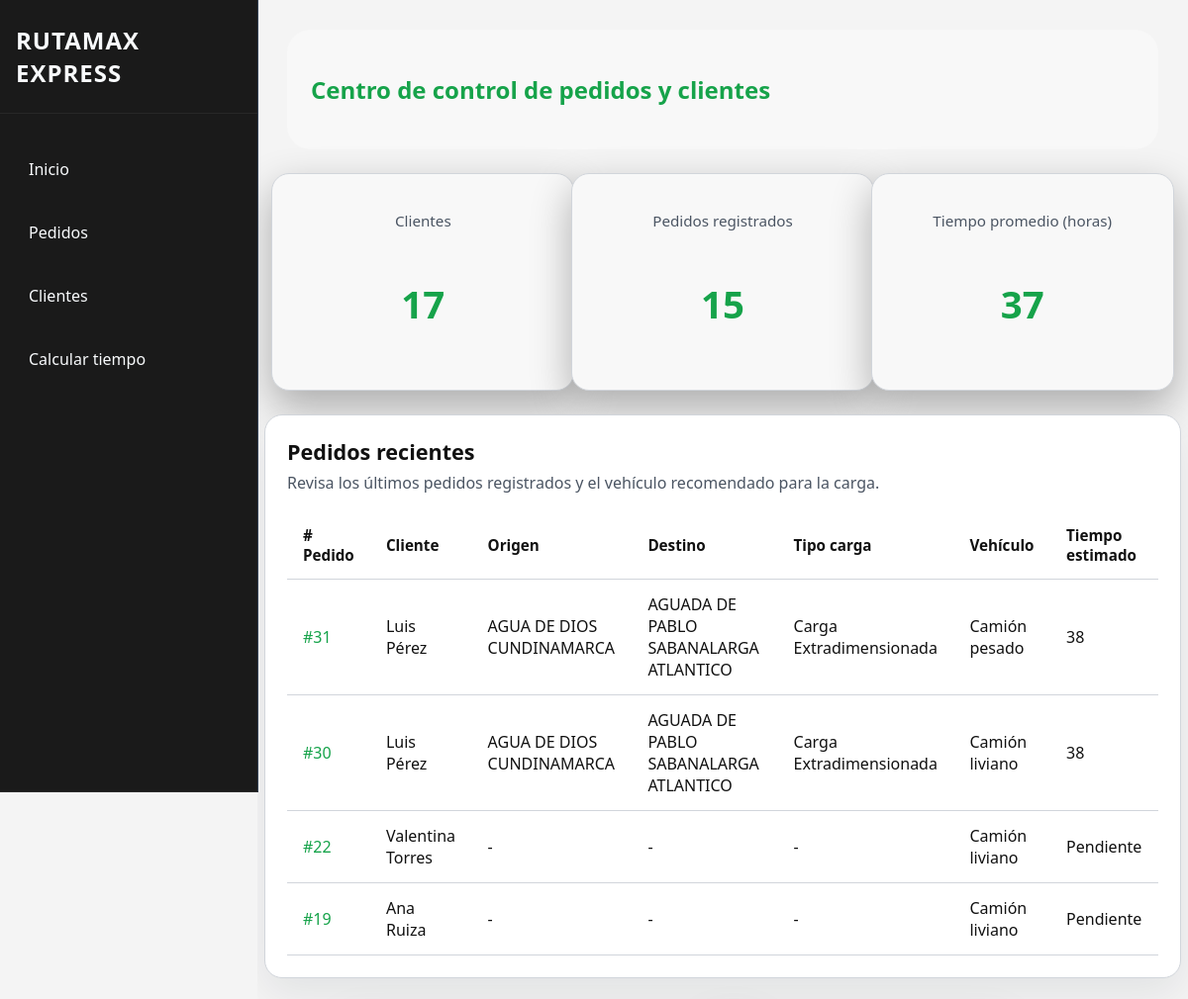
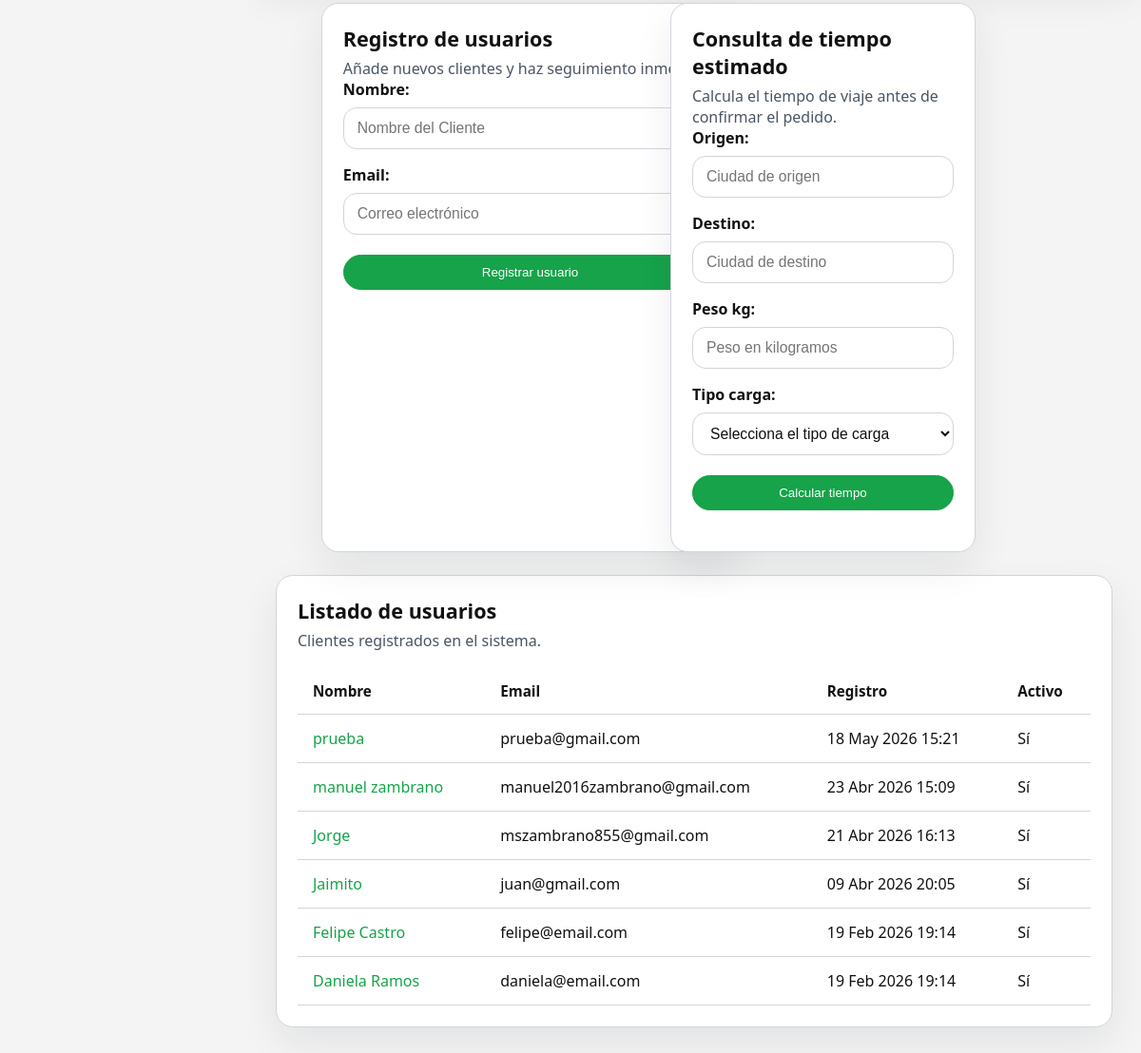
The page / on the database its author committed (2 pictures, top to bottom).
### tienda/models.py (models this page shows, shortened)
class Pedido(models.Model):
    ESTADOS = [
        ("CREADO", "Creado"),
        ("PAGADO", "Pagado"),
        ("ENVIADO", "Enviado"),
        ("CERRADO", "Cerrado"),
    ]
    cliente = models.ForeignKey(Cliente, on_delete=models.CASCADE, related_name="pedidos")
    fecha = models.DateTimeField(auto_now_add=True)
    estado = models.CharField(max_length=7, choices=ESTADOS, default="CREADO")
    origen = models.CharField(max_length=200, blank=True, default="", verbose_name="Ciudad de origen")
    destino = models.CharField(max_length=200, blank=True, default="", verbose_name="Ciudad de destino")
    tipo_carga = models.CharField(max_length=100, blank=True, default="", verbose_name="Tipo de carga")
    peso_kg = models.DecimalField(max_digits=8, decimal_places=2, default=0, verbose_name="Peso (kg)")
    tiempo_estimado = models.DecimalField(max_digits=6, decimal_places=2, blank=True, null=True, verbose_name="Tiempo estimado (horas)")
    @property
    def vehiculo_asignado(self):
        peso = float(self.peso_kg or 0)
        if self.tipo_carga and "peligrosa" in self.tipo_carga.lower():
            return "Tráiler especializado"
        if peso <= 500:
            return "Camión liviano"
        if peso <= 2000:
            return "Camión mediano"
        return "Camión pesado"

class Cliente(models.Model):
    nombre = models.CharField(max_length=100)
    email = models.EmailField(unique=True)
    fecha_regitro = models.DateTimeField(auto_now_add=True)
    activo = models.BooleanField(default=True)

### tienda/views.py (the view, shortened to what this page needs)
# urls.py: 2. Add a URL to urlpatterns:  path('', views.home, name='home')
def home(request):
    opciones = obtener_opciones()
    clientes = Cliente.objects.order_by("-fecha_regitro")[:6]
    pedidos = Pedido.objects.select_related("cliente").exclude(estado="CREADO").order_by("-fecha")[:10]
    total_clientes = Cliente.objects.count()
    total_pedidos = Pedido.objects.count()
    promedio_tiempo = Pedido.objects.exclude(tiempo_estimado__isnull=True).aggregate(
        promedio=Avg('tiempo_estimado')
    )["promedio"]
    cliente_form = ClienteForm()
    viaje_form = ViajeForm(opciones=opciones)
    tiempo_estimado = None
    registro_cliente_exitoso = False
    return render(request, "tienda/home.html", {
        "clientes": clientes,
        "pedidos": pedidos,
        "total_clientes": total_clientes,
        "total_pedidos": total_pedidos,
        "promedio_tiempo": promedio_tiempo,
        "cliente_form": cliente_form,
        "viaje_form": viaje_form,
        "tiempo_estimado": tiempo_estimado,
        "registro_cliente_exitoso": registro_cliente_exitoso,
        "opciones": opciones,
    })

### tienda/forms.py
class ClienteForm(forms.ModelForm):
    class Meta:
        model = Cliente
        fields = ["nombre", "email"]
        widgets = {
            "nombre": forms.TextInput(attrs={
                "placeholder": "Nombre del Cliente"
            }),
            "email": forms.EmailInput(attrs={
                "placeholder": "Correo electrónico"
            }),
        }

### core/ia/tiempo_viaje/predictor.py (called while the page is built, shortened)
def cargar_recursos():
    global modelo, label_encoders, dataset
    if modelo is None:
        if os.path.exists(MODELO_JSON_PATH):
            modelo = cargar_recurso(MODELO_JSON_PATH, default=None)
        elif os.path.exists(MODELO_PATH):
            modelo = cargar_recurso(MODELO_PATH, default=None)
    if label_encoders is None:
        if os.path.exists(ENCODERS_JSON_PATH):
            label_encoders = cargar_recurso(ENCODERS_JSON_PATH, default={})
        elif os.path.exists(ENCODERS_PATH):
            label_encoders = cargar_recurso(ENCODERS_PATH, default={})
    if dataset is None:
        try:
            dataset = pd.read_csv(DATASET_PATH)
        except Exception as exc:
            print(f"Advertencia: no se pudo cargar '{DATASET_PATH}': {exc}")
            dataset = pd.DataFrame()

def obtener_opciones():
    cargar_recursos()
    opciones = {
        "tipos_carga": [],
        "origenes": [],
        "destinos": []
    }
    if opciones["tipos_carga"] == [] and not dataset.empty:
        opciones["tipos_carga"] = sorted(dataset["NATURALEZA"].dropna().unique()) if "NATURALEZA" in dataset.columns else []
    if opciones["origenes"] == [] and not dataset.empty:
        opciones["origenes"] = sorted(dataset["CARGUE"].dropna().unique()) if "CARGUE" in dataset.columns else []
    if opciones["destinos"] == [] and not dataset.empty:
        opciones["destinos"] = sorted(dataset["DESCARGUE"].dropna().unique()) if "DESCARGUE" in dataset.columns else []
    return opciones

### tienda/templates/tienda/home.html (shortened to what this page needs)
{% extends "tienda/base.html" %}
{% block content %}
<section class="dashboard-header">
    <div>
        <h1>Centro de control de pedidos y clientes</h1>
    </div>
</section>
<section class="stats-grid">
    <article class="stat-card">
        <p class="stat-title">Clientes</p>
        <p class="stat-value">{{ total_clientes|floatformat:0 }}</p>
    </article>
    <article class="stat-card">
        <p class="stat-title">Pedidos registrados</p>
        <p class="stat-value">{{ total_pedidos|floatformat:0 }}</p>
    </article>
    <article class="stat-card">
        <p class="stat-title">Tiempo promedio (horas)</p>
        <p class="stat-value">{{ promedio_tiempo|floatformat:0|default:'N/A' }}</p>
    </article>
</section>
<section class="dashboard-grid dashboard-main">
    <div class="card card-panel">
        <div class="card-header">
            <h2>Pedidos recientes</h2>
            <p>Revisa los últimos pedidos registrados y el vehículo recomendado para la carga.</p>
        </div>
        <div class="table-wrapper">
            <table class="table-dashboard">
                <thead>
                    <tr>
                        <th># Pedido</th>
                        <th>Cliente</th>
                        <th>Origen</th>
                        <th>Destino</th>
                        <th>Tipo carga</th>
                        <th>Vehículo</th>
                        <th>Tiempo estimado</th>
                    </tr>
                </thead>
                <tbody>
                    {% for pedido in pedidos %}
                    <tr>
                        <td><a href="{% url 'tienda:detalle_pedido' pedido.pk %}">#{{ pedido.pk }}</a></td>
                        <td>{{ pedido.cliente.nombre }}</td>
                        <td>{{ pedido.origen|default:'-' }}</td>
                        <td>{{ pedido.destino|default:'-' }}</td>
                        <td>{{ pedido.tipo_carga|default:'-' }}</td>
                        <td>{{ pedido.vehiculo_asignado }}</td>
                        <td>{{ pedido.tiempo_estimado|floatformat:0|default:'Pendiente' }}</td>
                    </tr>
                    {% empty %}
                    <tr>
                        <td colspan="7">No hay pedidos recientes.</td>
                    </tr>
                    {% endfor %}
                </tbody>
            </table>
        </div>
    </div>
</section>
<section class="dashboard-grid">
    <div class="card card-panel card-register">
        <div class="card-header">
            <h2>Registro de usuarios</h2>
            <p>Añade nuevos clientes y haz seguimiento inmediato.</p>
        </div>
        <form method="post" class="form-grid">
            <div class="form-row">{{ cliente_form.nombre.label_tag }}{{ cliente_form.nombre }}</div>
            <div class="form-row">{{ cliente_form.email.label_tag }}{{ cliente_form.email }}</div>
            <button class="btn primary" type="submit">Registrar usuario</button>
        </form>
    </div>
    <div class="card card-panel card-consulta">
        <div class="card-header">
            <h2>Consulta de tiempo estimado</h2>
            <p>Calcula el tiempo de viaje antes de confirmar el pedido.</p>
        </div>
        <form method="post" class="form-grid">
            <div class="form-row">{{ viaje_form.origen.label_tag }}{{ viaje_form.origen }}</div>
            <div class="form-row">{{ viaje_form.destino.label_tag }}{{ viaje_form.destino }}</div>
            <div class="form-row">{{ viaje_form.peso_kg.label_tag }}{{ viaje_form.peso_kg }}</div>
            <div class="form-row">{{ viaje_form.tipo_carga.label_tag }}{{ viaje_form.tipo_carga }}</div>
            <button class="btn primary" type="submit">Calcular tiempo</button>
        </form>
    </div>
</section>
<section class="card card-panel full-width">
    <div class="card-header">
        <h2>Listado de usuarios</h2>
        <p>Clientes registrados en el sistema.</p>
    </div>
    <div class="table-wrapper">
        <table class="table-dashboard">
            <thead>
                <tr>
                    <th>Nombre</th>
                    <th>Email</th>
                    <th>Registro</th>
                    <th>Activo</th>
                </tr>
            </thead>
            <tbody>
                {% for cliente in clientes %}
                <tr>
                    <td><a href="{% url 'tienda:detalle_cliente' cliente.pk %}">{{ cliente.nombre }}</a></td>
                    <td>{{ cliente.email }}</td>
                    <td>{{ cliente.fecha_regitro|date:'d M Y H:i' }}</td>
                    <td>{{ cliente.activo|yesno:'Sí,No' }}</td>
                </tr>
                {% empty %}
                <tr>
                    <td colspan="4">No hay usuarios registrados.</td>
                </tr>
                {% endfor %}
            </tbody>
        </table>
    </div>
</section>
{% endblock %}

### tienda/static/css/main.css (style rules this page uses)
body { --bg: #f4f4f4; --surface: #ffffff; --surface-soft: #f8f8f8; --surface-light: #ffffff; --text: #111111; --text-muted: #4b5563; --accent: #16a34a; --accent-strong: #22c55e; --border: #d1d5db; font-family: 'Segoe UI', sans-serif; margin: 0; padding: 0; background-color: var(--bg); color: var(--text); }
h1 { color: var(--accent); }
.dashboard-header { background: var(--surface-soft); color: var(--text); border-radius: 24px; padding: 24px; margin-bottom: 24px; }
.btn { display: inline-block; padding: 10px 18px; margin: 5px 0; color: var(--text); text-decoration: none; border-radius: 9999px; font-weight: 500; transition: background 0.3s, transform 0.2s, color 0.2s; background-color: var(--surface); border: 1px solid var(--border); }
.primary { background-color: var(--accent); border-color: var(--accent); color: #ffffff; }
.dashboard-header { margin-bottom: 24px; }
.stats-grid { display: grid; grid-template-columns: repeat(auto-fit, minmax(260px, 1fr)); gap: 28px; margin: 0 auto 24px; justify-items: center; align-items: center; width: 100%; max-width: 1100px; }
.card { background: var(--surface-light); border: 1px solid var(--border); border-radius: 18px; box-shadow: 0 16px 40px rgba(15, 23, 42, 0.08); padding: 22px; }
.stat-card { background: var(--surface-soft); border: 1px solid var(--border); border-radius: 18px; box-shadow: 0 16px 40px rgba(0, 0, 0, 0.3); padding: 22px; display: flex; flex-direction: column; align-items: center; justify-content: center; text-align: center; width: 100%; max-width: 260px; min-height: 140px; }
.stat-title { color: var(--text-muted); font-size: 0.95rem; margin-bottom: 10px; }
.stat-value { font-size: 2.4rem; font-weight: 700; color: var(--accent); }
.dashboard-grid { display: grid; gap: 24px; grid-template-columns: 2fr 1.2fr; margin-bottom: 24px; }
.dashboard-grid.dashboard-main > .card:first-child { width: 100%; max-width: 920px; justify-self: center; }
.dashboard-grid > .card:only-child { grid-column: 1 / -1; justify-self: center; max-width: 920px; }
.dashboard-grid > .card.card-register { max-width: 520px; justify-self: center; }
.dashboard-grid > .card.card-consulta { max-width: 520px; justify-self: start; position: relative; left: -144px; }
.dashboard-grid > .card.card-register, .dashboard-grid > .card.card-consulta { display: inline-block; width: auto; }
.card-panel { display: flex; flex-direction: column; gap: 18px; }
.card-header h2 { margin: 0 0 6px; font-size: 1.35rem; color: var(--text); }
.card-header p { margin: 0; color: var(--text-muted); }
.table-wrapper { overflow-x: auto; }
.table-dashboard { width: 100%; border-collapse: collapse; min-width: 720px; }
.table-dashboard th, .table-dashboard td { text-align: left; padding: 14px 16px; border-bottom: 1px solid var(--border); }
.table-dashboard th { color: var(--text); font-weight: 600; font-size: 0.95rem; }
.table-dashboard tbody td { color: var(--text); }
.table-dashboard a { color: var(--accent); text-decoration: none; }
.form-grid { display: grid; gap: 16px; }
.form-row { display: grid; gap: 8px; }
.form-row label { font-weight: 600; color: var(--text); }
.form-row input, .form-row select, .form-row textarea { width: 100%; padding: 12px 14px; border: 1px solid var(--border); border-radius: 14px; background: var(--surface); color: var(--text); font-size: 0.98rem; }
.full-width { grid-column: 1 / -1; }

### rows shown on the page
Pedido: pk "31", cliente.nombre "Luis Pérez", origen "AGUA DE DIOS CUNDINAMARCA", destino "AGUADA DE PABLO SABANALARGA ATLANTICO", tipo_carga "Carga Extradimensionada", vehiculo_asignado "Camión pesado", tiempo_estimado "38"
Pedido: pk "30", cliente.nombre "Luis Pérez", origen "AGUA DE DIOS CUNDINAMARCA", destino "AGUADA DE PABLO SABANALARGA ATLANTICO", tipo_carga "Carga Extradimensionada", vehiculo_asignado "Camión liviano", tiempo_estimado "38"
Pedido: pk "22", cliente.nombre "Valentina Torres", origen "-", destino "-", tipo_carga "-", vehiculo_asignado "Camión liviano", tiempo_estimado "Pendiente"
Pedido: pk "19", cliente.nombre "Ana Ruiza", origen "-", destino "-", tipo_carga "-", vehiculo_asignado "Camión liviano", tiempo_estimado "Pendiente"
Cliente: nombre "prueba", email "prueba@gmail.com", fecha_regitro "18 May 2026 15:21", activo "Sí"
Cliente: nombre "manuel zambrano", email "manuel2016zambrano@gmail.com", fecha_regitro "23 Abr 2026 15:09", activo "Sí"
Cliente: nombre "Jorge", email "mszambrano855@gmail.com", fecha_regitro "21 Abr 2026 16:13", activo "Sí"
Cliente: nombre "Jaimito", email "juan@gmail.com", fecha_regitro "09 Abr 2026 20:05", activo "Sí"
Cliente: nombre "Felipe Castro", email "felipe@email.com", fecha_regitro "19 Feb 2026 19:14", activo "Sí"
Cliente: nombre "Daniela Ramos", email "daniela@email.com", fecha_regitro "19 Feb 2026 19:14", activo "Sí"

### other values the page prints
{{ total_clientes|floatformat:0 }} "17"
{{ total_pedidos|floatformat:0 }} "15"
{{ promedio_tiempo|floatformat:0|default:'N/A' }} "37"
{{ cliente_form.nombre.label_tag }} "Nombre:"
{{ cliente_form.email.label_tag }} "Email:"
{{ viaje_form.origen.label_tag }} "Origen:"
{{ viaje_form.destino.label_tag }} "Destino:"
{{ viaje_form.peso_kg.label_tag }} "Peso kg:"
{{ viaje_form.tipo_carga.label_tag }} "Tipo carga:"
